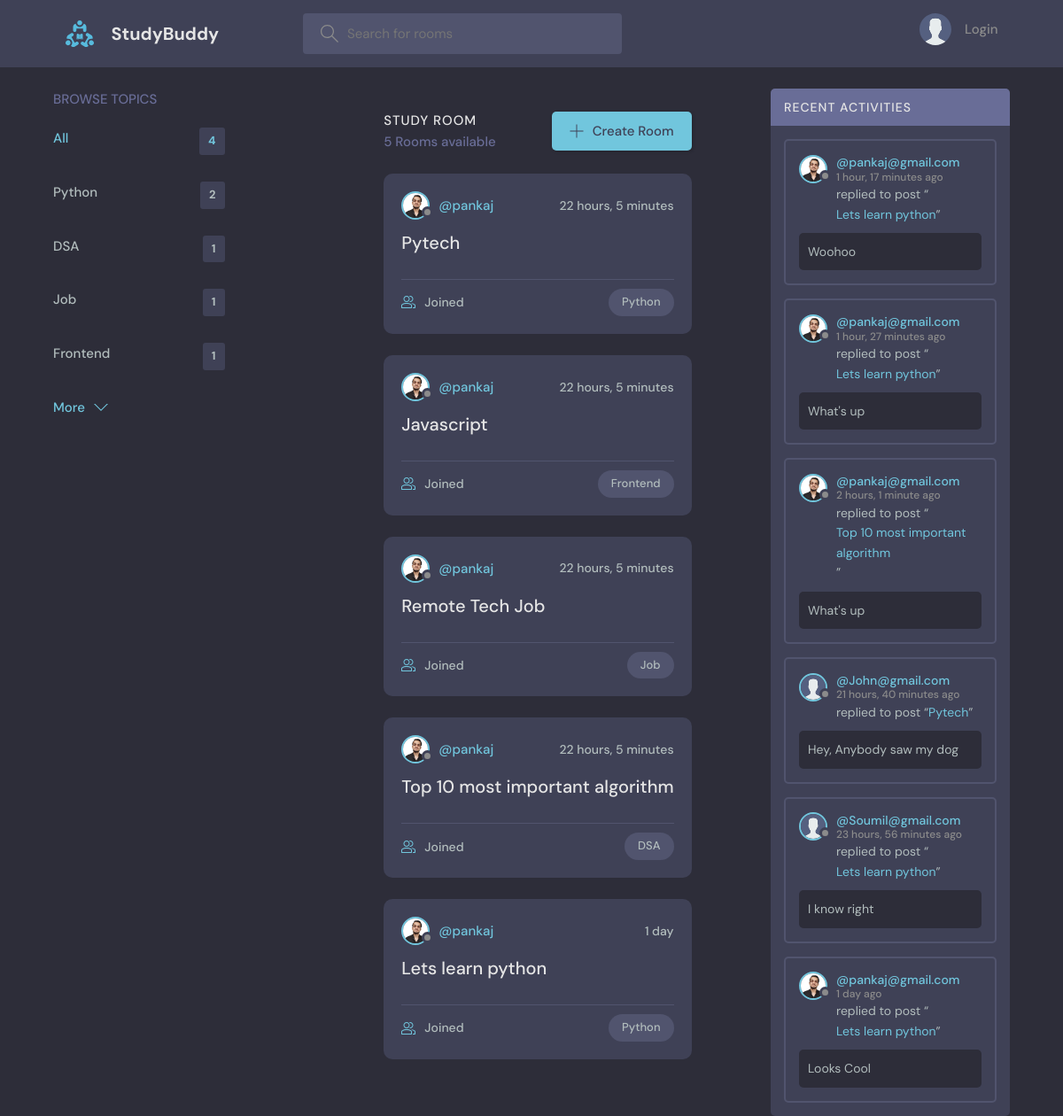
The page / on the database its author committed.
### base/models.py (models this page shows, shortened)
class Topic(models.Model):
    name = models.CharField(max_length=100)

class Room(models.Model):
    host = models.ForeignKey(User, on_delete=models.SET_NULL,null=True)
    topic = models.ForeignKey(Topic, on_delete=models.SET_NULL, null=True)
    name = models.CharField(max_length=200)
    description = models.TextField(null=True, blank=True)
    participant = models.ManyToManyField(User, related_name='participants',blank=True)
    created = models.DateTimeField(auto_now_add=True)
    updated = models.DateTimeField(auto_now=True)
    class Meta:
        ordering= ['-updated','-created']

class User(AbstractUser):
    name = models.CharField(max_length=200,null=True)
    email = models.EmailField(unique=True,null=True)
    bio = models.TextField(blank=True)
    avatar = models.ImageField(null=True, default='avatar.svg')
    USERNAME_FIELD = 'email'
    REQUIRED_FIELDS=[]

class Message(models.Model):
    user = models.ForeignKey(User, on_delete=models.CASCADE)
    room = models.ForeignKey(Room, on_delete=models.CASCADE)
    body = models.TextField()
    created = models.DateTimeField(auto_now_add=True)
    updated = models.DateTimeField(auto_now=True)
    class Meta:
        ordering = ['-created','-updated']

### base/views.py (the view)
# urls.py: path('', home, name='home'),
def home(request):
    q= request.GET.get('q') if request.GET.get('q') !=None else ''
    rooms = Room.objects.filter(
        Q(topic__name__icontains=q) |
        Q(name__icontains=q) |
        Q(description__icontains=q))
    topics = Topic.objects.all()[0:5]
    room_count=rooms.count()
    room_messages =Message.objects.filter(Q(room__topic__name__icontains=q))
    context={'rooms':rooms,'topics':topics,'room_count':room_count,'room_messages':room_messages}
    return render(request,'base/home.html',context)

### base/templates/base/home.html (shortened to what this page needs)
{% extends "main.html" %}
{% block content %}
<main class="layout layout--3">
      <div class="container">
         {% include "base/topics_component.html" %}
        <div class="roomList">
          <div class="roomList__header">
            <div>
              <h2>Study Room</h2>
              <p>{{rooms.count}} Rooms available</p>
            </div>
            <a class="btn btn--main" href="{% url 'create-room' %}">
              <svg version="1.1" xmlns="http://www.w3.org/2000/svg" width="32" height="32" viewBox="0 0 32 32">
                <title>add</title>
                <path
                  d="M16.943 0.943h-1.885v14.115h-14.115v1.885h14.115v14.115h1.885v-14.115h14.115v-1.885h-14.115v-14.115z"
                ></path>
              </svg>
              Create Room
            </a>
          </div>
          {% include "base/feed_component.html" %}
        </div>
         {% include "base/activity_component.html" %}
      </div>
    </main>
    {% endblock %}

### base/templates/base/topics_component.html (shortened to what this page needs)
<div class="topics">
    <div class="topics__header">
      <h2>Browse Topics</h2>
    </div>
    <ul class="topics__list">
      <li>
        <a href="{% url 'home' %}" class="active">All <span>{{topics.count}}</span></a>
      </li>
      {% for topic in topics  %}
      <li>
        <a href="{% url 'home' %}?q={{topic.name}}">{{topic.name}} <span>{{topic.room_set.all.count}}</span></a>
      </li>
      {% endfor %}
    </ul>
    <a class="btn btn--link" href="{% url 'topics' %}">
      More
      <svg version="1.1" xmlns="http://www.w3.org/2000/svg" width="32" height="32" viewBox="0 0 32 32">
        <title>chevron-down</title>
        <path d="M16 21l-13-13h-3l16 16 16-16h-3l-13 13z"></path>
      </svg>
</div>

### base/templates/base/feed_component.html (shortened to what this page needs)
{% for room in rooms %}
<div class="roomListRoom">
    <div class="roomListRoom__header">
      <a href="{% url 'user-profile' room.host.id %}" class="roomListRoom__author">
        <div class="avatar avatar--small">
          <img src="{{room.host.avatar.url}}" />
        </div>
        <span>@{{room.host.username}}</span>
      </a>
      <div class="roomListRoom__actions">
        <span>{{room.created|timesince}}</span>
      </div>
    </div>
    <div class="roomListRoom__content">
      <a href="{% url 'room' room.id %}">{{room.name}}</a>
    </div>
    <div class="roomListRoom__meta">
      <a href="{% url 'room' room.id %}" class="roomListRoom__joined">
        {{room.participants.all.count}} Joined
      </a>
      <p class="roomListRoom__topic">{{ room.topic.name }}</p>
    </div>
  </div>
{% endfor %}

### base/templates/base/activity_component.html (shortened to what this page needs)
<div class="activities">
          <div class="activities__header">
            <h2>Recent Activities</h2>
          </div>
          {% for message in room_messages  %}
          <div class="activities__box">
            <div class="activities__boxHeader roomListRoom__header">
              <a href="{% url 'user-profile' message.user.id %}" class="roomListRoom__author">
                <div class="avatar avatar--small">
                  <img src="{{message.user.avatar.url}}" />
                </div>
                <p>
                    @{{message.user}}
                  <span>{{message.created|timesince}} ago</span>
                </p>
              </a>
            </div>
            <div class="activities__boxContent">
              <p>replied to post “<a href="{% url 'room' message.room.id %}">{{message.room.name}}</a>”</p>
              <div class="activities__boxRoomContent">
               {{message.body}}
              </div>
            </div>
          </div>
          {% endfor %}

### rows shown on the page
Topic: name "Python", room_set.all.count "2"
Topic: name "DSA", room_set.all.count "1"
Topic: name "Job", room_set.all.count "1"
Topic: name "Frontend", room_set.all.count "1"
Room: host.avatar (picture), host.username "pankaj", created "22 hours, 5 minutes", name "Pytech", topic.name "Python"
Room: host.avatar (picture), host.username "pankaj", created "22 hours, 5 minutes", name "Javascript", topic.name "Frontend"
Room: host.avatar (picture), host.username "pankaj", created "22 hours, 5 minutes", name "Remote Tech Job", topic.name "Job"
Room: host.avatar (picture), host.username "pankaj", created "22 hours, 5 minutes", name "Top 10 most important algorithm", topic.name "DSA"
Room: host.avatar (picture), host.username "pankaj", created "1 day", name "Lets learn python", topic.name "Python"
Message: user.avatar (picture), user "pankaj@gmail.com", created "1 hour, 17 minutes", room.name "Lets learn python", body "Woohoo"
Message: user.avatar (picture), user "pankaj@gmail.com", created "1 hour, 27 minutes", room.name "Lets learn python", body "What's up"
Message: user.avatar (picture), user "pankaj@gmail.com", created "2 hours, 1 minute", room.name "Top 10 most important algorithm", body "What's up"
Message: user.avatar (placeholder picture), user "John@gmail.com", created "21 hours, 40 minutes", room.name "Pytech", body "Hey, Anybody saw my dog"
Message: user.avatar (placeholder picture), user "Soumil@gmail.com", created "23 hours, 56 minutes", room.name "Lets learn python", body "I know right"
Message: user.avatar (picture), user "pankaj@gmail.com", created "1 day", room.name "Lets learn python", body "Looks Cool"

### other values the page prints
{{ topics.count }} "4"
{{ rooms.count }} "5"
